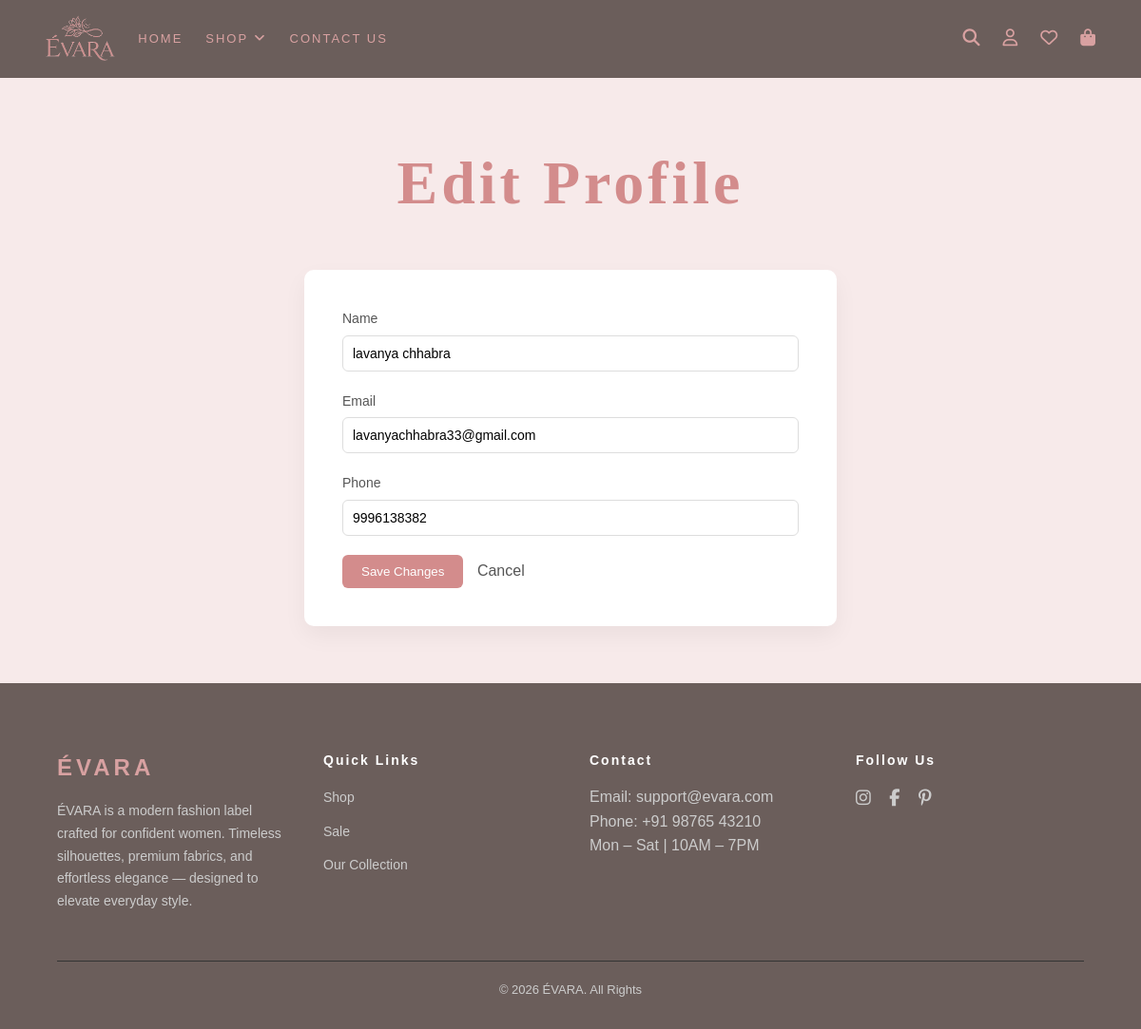
Screenshot of /edit-profile (signed in) with the database file from the repository.
### tables this page shows
CREATE TABLE users (id INTEGER PRIMARY KEY AUTOINCREMENT, name TEXT NOT NULL, email TEXT UNIQUE NOT NULL, hash TEXT NOT NULL, phone TEXT, created_at DATETIME DEFAULT CURRENT_TIMESTAMP);

### app.py (the view, shortened to what this page needs)
@app.route("/edit-profile", methods=["GET","POST"])
def edit_profile():
    if "user_id" not in session:
        return redirect("/login")
    with get_db_connection() as conn:
        user = conn.execute("SELECT * FROM users WHERE id=?",(session["user_id"],)).fetchone()
    return render_template("edit_profile.html", user=user)

### app.py (called while the page is built)
def get_db_connection():
    conn = sqlite3.connect("app.db")
    conn.row_factory = sqlite3.Row
    return conn

### templates/edit_profile.html (shortened to what this page needs)
{% extends "layout.html" %}
{% block content %}
<div class="edit-profile-container">
<h1 class="edit-title">Edit Profile</h1>
<form method="POST" class="edit-form">
<div class="form-group">
<label>Name</label>
<input type="text" name="name" value="{{ user['name'] }}" required>
</div>
<div class="form-group">
<label>Email</label>
<input type="email" name="email" value="{{ user['email'] }}" required>
</div>
<div class="form-group">
<label>Phone</label>
<input type="text" name="phone" value="{{ user['phone'] }}">
</div>
<button type="submit" class="save-btn">
Save Changes
</button>
<a href="{{ url_for('profile') }}" class="cancel-btn">
Cancel
</a>
</form>
</div>
{% endblock %}

### static/style.css (style rules this page uses)
* { margin: 0; padding: 0; box-sizing: border-box; }
body { background-color: #f7eaea; font-family: Arial, sans-serif; line-height: 1.6; width: 100%; overflow-x: hidden; }
h1 { font-size: clamp(2rem, 6vw, 4rem); color: #d8a1a1; font-family: "AmstelvarAlpha", serif; letter-spacing: 0.25rem; transition: transform 0.1s ease-out; text-align: center; margin-bottom: 2rem; }
.edit-profile-container { max-width:600px; margin:auto; padding:60px 20px; }
.edit-title { text-align:center; margin-bottom:40px; color:#d38c8c; }
.edit-form { background:white; padding:40px; border-radius:10px; box-shadow:0 10px 25px rgba(0,0,0,0.05); }
.form-group { margin-bottom:20px; }
.form-group label { display:block; font-size:14px; margin-bottom:6px; color:#555; }
.form-group input { width:100%; padding:10px; border:1px solid #ddd; border-radius:6px; font-size:14px; }
.save-btn { background:#d38c8c; color:white; padding:10px 20px; border:none; border-radius:6px; cursor:pointer; margin-right:10px; }
.cancel-btn { text-decoration:none; color:#555; }

### rows the page displays
users: name "lavanya chhabra", email "lavanyachhabra33@gmail.com", phone "9996138382"
